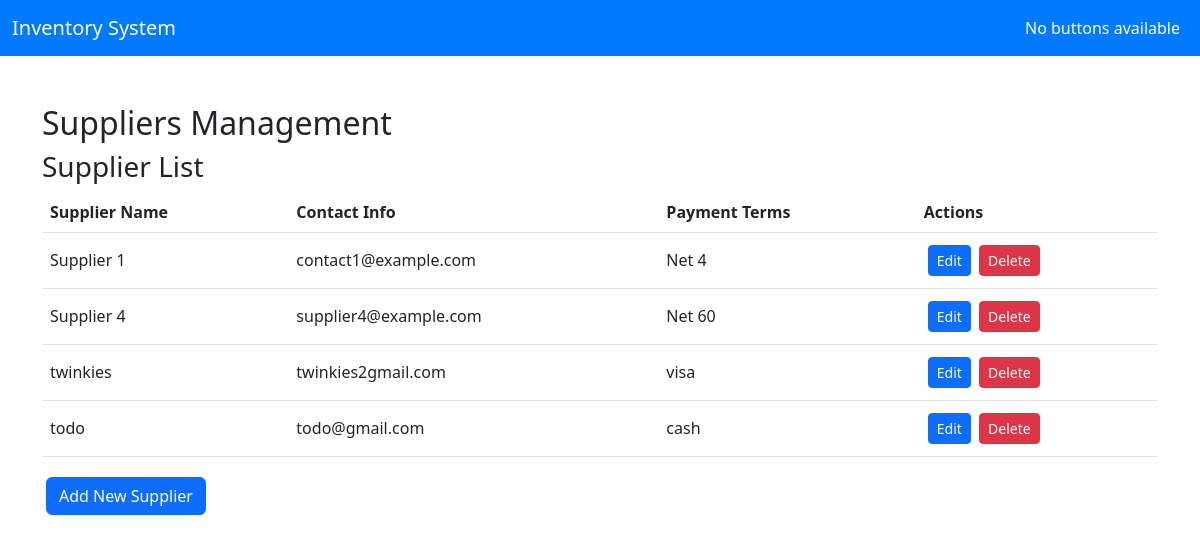
Page /Admin/Suppliers.php (signed in) on the committed database.
### tables this page shows
CREATE TABLE `suppliers` (
  `id` int(11) NOT NULL,
  `supplier_name` varchar(255) NOT NULL,
  `contact_info` varchar(255) NOT NULL,
  `payment_terms` varchar(255) NOT NULL,
  `is_deleted` tinyint(1) DEFAULT 0,
  `user_id` int(11) DEFAULT NULL
);

### Admin/Suppliers.php (the view, shortened to what this page needs)
<?php
include '../db.php';
$sql = "SELECT * FROM suppliers WHERE is_deleted = 0";
$result = $conn->query($sql);
?>
<!DOCTYPE html>
<html lang="en">
<head>
    <link rel="stylesheet" href="admin.css">
    <link href="https://cdn.jsdelivr.net/npm/bootstrap@5.3.0/dist/css/bootstrap.min.css" rel="stylesheet">
</head>
<body>
<?php
$usertype_id = $_SESSION['usertypeid'];
$sql = "SELECT * FROM navbar_buttons WHERE usertype_id = ?";
$stmt = $conn->prepare($sql);
$stmt->bind_param("i", $usertype_id);
$stmt->execute();
$navbarButtons = $stmt->get_result();
?>
<!DOCTYPE html>
<html lang="en">
<head>
    <link rel="stylesheet" href="admin.css">
    <link href="https://cdn.jsdelivr.net/npm/bootstrap@5.3.0/dist/css/bootstrap.min.css" rel="stylesheet">
</head>
<body>
<nav class="navbar navbar-expand-lg">
    <div class="container-fluid">
        <a class="navbar-brand" href="#">Inventory System</a>
        <div class="collapse navbar-collapse" id="navbarNav">
            <ul class="navbar-nav ms-auto">
                <?php
                if($_SESSION['usertypeid']==1){
                if ($navbarButtons->num_rows > 0) {
                    while ($button = $navbarButtons->fetch_assoc()) {
                        echo '<li class="nav-item">
                                <a class="nav-link" href="' . htmlspecialchars($button['pagelink']) . '">' . htmlspecialchars($button['button_name']) . '</a>
                              </li>';
                    }
                } else {
                    echo '<li class="nav-item"><a class="nav-link" href="#">No buttons available</a></li>';
                }
            }
            elseif($_SESSION['usertypeid']==2){
                while ($button = $navbarButtons->fetch_assoc()) {
                    echo '<li class="nav-item">
                            <a class="nav-link" href="' . htmlspecialchars($button['pagelink']) . '">' . htmlspecialchars($button['button_name']) . '</a>
                          </li>';
                }
        }
                ?>
            </ul>
        </div>
    </div>
</nav>
    <div class="container mt-5">
        <h2>Suppliers Management</h2>
        <h3>Supplier List</h3>
        <table class="table table-hover">
            <thead>
                <tr>
                    <th>Supplier Name</th>
                    <th>Contact Info</th>
                    <th>Payment Terms</th>
                    <th>Actions</th>
                </tr>
            </thead>
            <tbody>
                <?php if ($result->num_rows > 0): ?>
                    <?php while ($row = $result->fetch_assoc()): ?>
                        <tr>
                            <td><?php echo $row['supplier_name']; ?></td>
                            <td><?php echo $row['contact_info']; ?></td>
                            <td><?php echo $row['payment_terms']; ?></td>
                            <td>
                                <a href="#" class="btn btn-primary btn-sm editBtn"
                                   data-bs-toggle="modal"
                                   data-bs-target="#editSupplierModal"
                                   data-id="<?php echo $row['id']; ?>"
                                   data-name="<?php echo $row['supplier_name']; ?>"
                                   data-contact="<?php echo $row['contact_info']; ?>"
                                   data-terms="<?php echo $row['payment_terms']; ?>">
                                   Edit
                                </a>
                                <a href="suppliers.php?delete=<?php echo $row['id']; ?>" class="btn btn-danger btn-sm"
                                   onclick="return confirm('Are you sure you want to delete this supplier?')">Delete</a>
                            </td>
                        </tr>
                    <?php endwhile; ?>
                <?php else: ?>
                    <tr>
                        <td colspan="4">No suppliers found</td>
                    </tr>
                <?php endif; ?>
            </tbody>
        </table>
<button class="btn btn-primary mb-3" data-bs-toggle="modal" data-bs-target="#editSupplierModal" onclick="prepareAddSupplier()">
    Add New Supplier
</button>
</body>
</html>

### Admin/Admin.css (style rules this page uses)
body { background-color: #f8f9fa; margin: 0; overflow: hidden; }
.navbar { background-color: #007bff; }
.navbar-brand, .navbar-nav .nav-link { color: #fff !important; }
.table th, .table td { vertical-align: middle; }
.btn-primary { background-color: #007bff; border: none; margin: 4px; }
.btn-danger { background-color: #dc3545; border: none; }

### rows in the picture
suppliers: supplier_name "Supplier 1", contact_info "contact1@example.com", payment_terms "Net 4"
suppliers: supplier_name "Supplier 4", contact_info "supplier4@example.com", payment_terms "Net 60"
suppliers: supplier_name "twinkies", contact_info "twinkies2gmail.com", payment_terms "visa"
suppliers: supplier_name "todo", contact_info "todo@gmail.com", payment_terms "cash"
